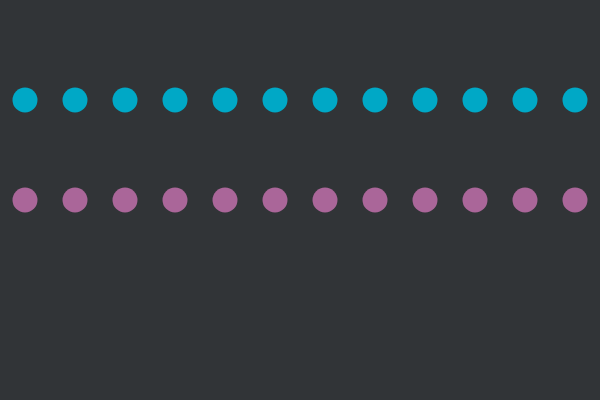
Frame 1 (no input)
Frame 60 (no input): identical to frame 1, image omitted
Frame 120 (the mouse pressed at the canvas centre since frame 60): identical to frame 1, image omitted

The p5.js sketch that drew this single still picture (run headless with seeded random() and noise() and a simulated clock; from frame 60 on, the mouse is pressed at the canvas centre):

// p5.js sketch
// ── sketch.js
// 4.1 while and for loops


function setup() {
  createCanvas(600, 400)
}

function draw() {
  background('#313437')
  strokeWeight(2)
  // stroke(200)
  noStroke()
  
  var x = 25
  while (x <= width) {
    fill('#00a8c6')
    ellipse(x, 100, 25, 25)
    x = x + 50
  }

  for (var y = 25; y <= width; y += 50) {
    fill('#aa6699')
    ellipse(y, 200, 25, 25)
  }
}
